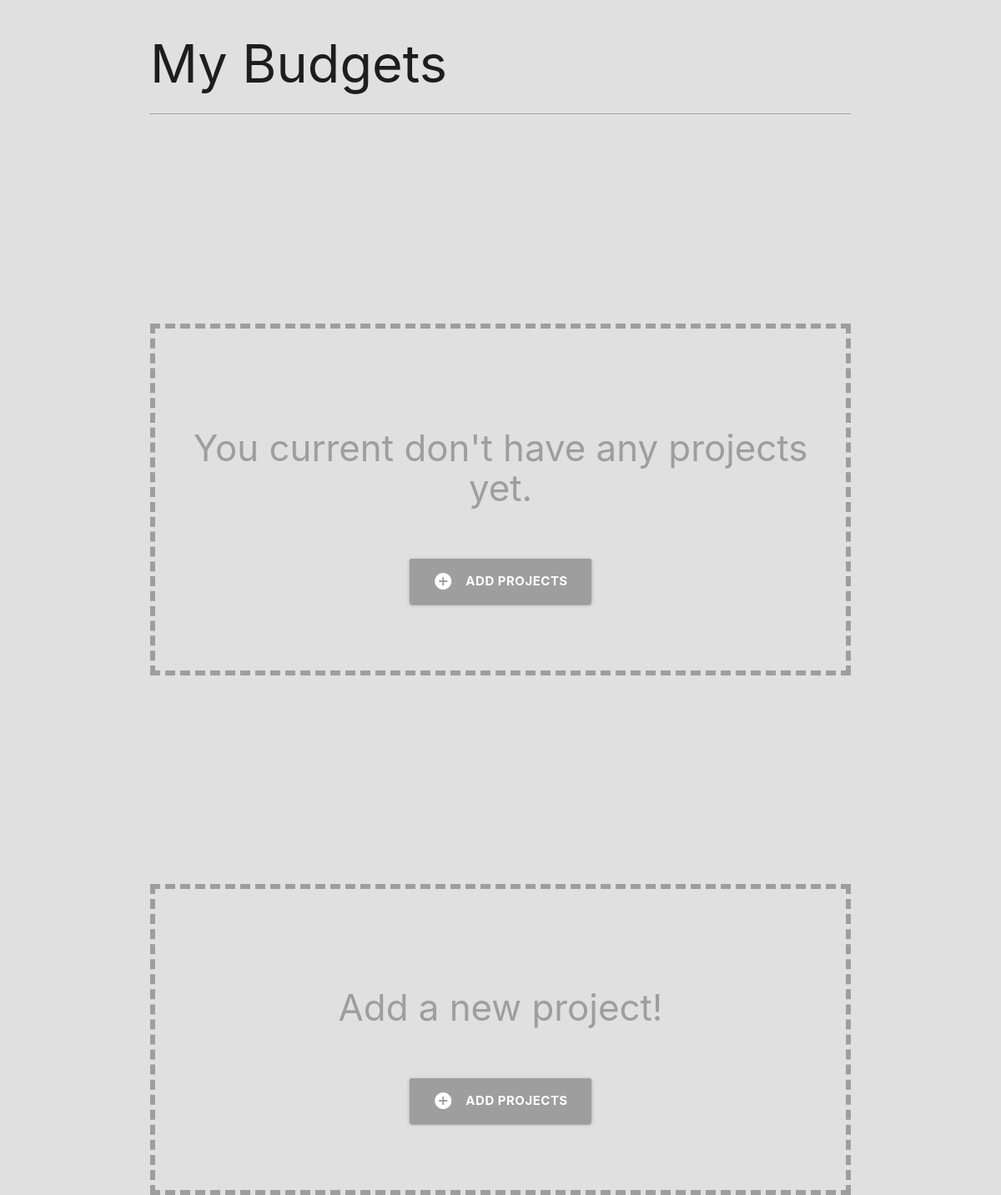
Before: / with the older database file.
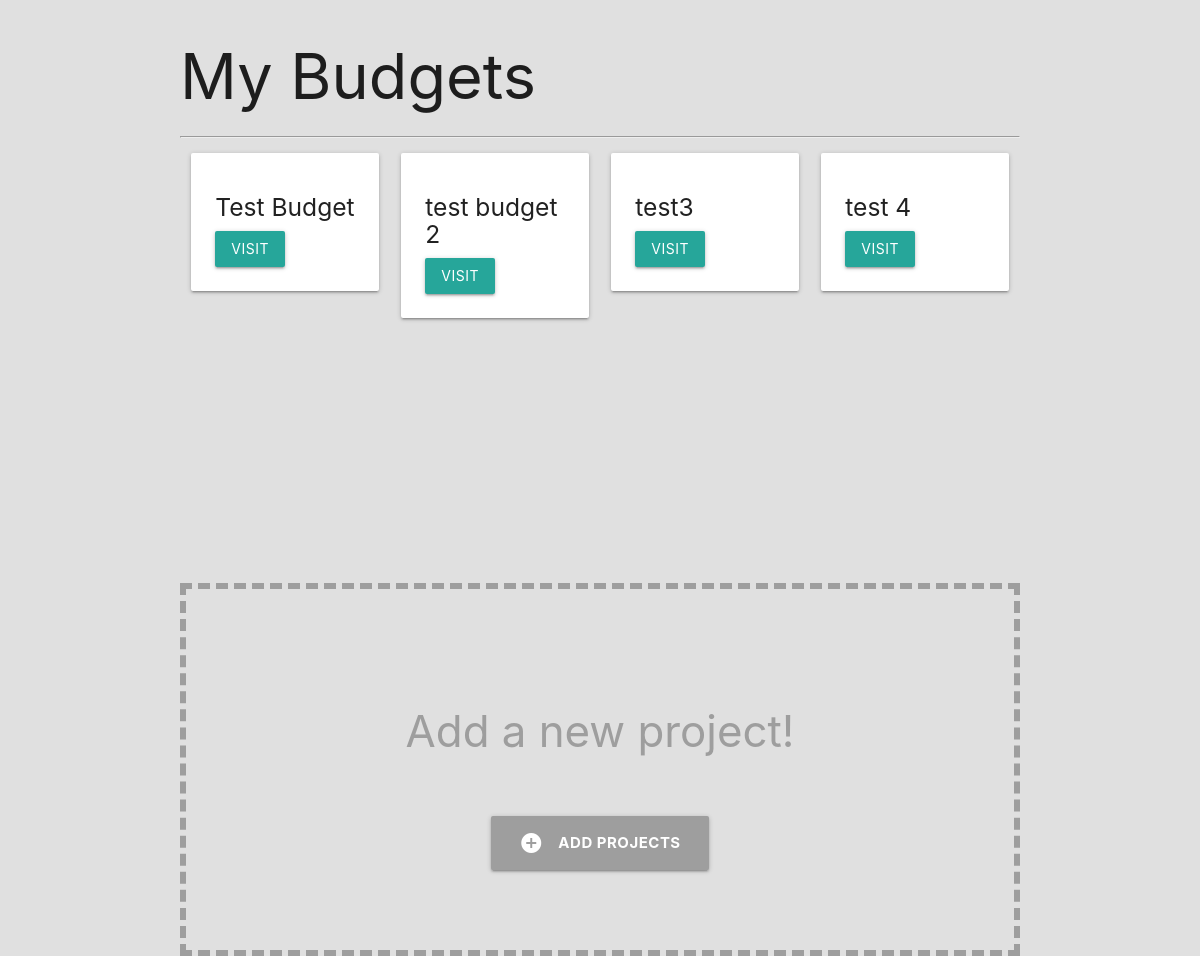
After: the same page with the newer database file.
### budget/models.py (models this page shows, shortened)
class Project(models.Model):
    name = models.CharField(max_length=100)
    slug = models.SlugField(max_length=100, unique=True, blank=True)
    budget = models.DecimalField(max_digits=8, decimal_places=2)

### budget/views.py (the view)
# urls.py: path('', views.project_list, name='list'),
def project_list(request):
    project_list = Project.objects.all()
    return render(request, 'budget/project-list.html', {'project_list': project_list})

### budget/templates/budget/project-list.html
{% extends 'budget/base.html' %}
{% block content %}
<div class="container">
  <h1>
    My Budgets
  </h1>
  <hr>
  <div class="row">
    {% for project in project_list %}
    <div class="col s12 l3">
      <div class="card-panel">
        <h5>{{project.name}}</h5>
        <a href="{% url 'detail' project.slug %}" class="btn">Visit</a>
      </div>
    </div>
    {% empty %}
    <div class="noproject-wrapper center">
      <h3 class='grey-text'>You current don't have any projects yet.</h3>
      <a href="{% url 'add' %}" class="btn-large grey">
        <i class="material-icons white-text left">add_circle</i>
        <span class="bold">Add Projects</span>
      </a>
    </div>
    {% endfor %}
  </div>
  <div class="noproject-wrapper center">
    <h3 class='grey-text'>Add a new project!</h3>
    <a href="{% url 'add' %}" class="btn-large grey">
      <i class="material-icons white-text left">add_circle</i>
      <span class="bold">Add Projects</span>
    </a>
  </div>
</div>
{% endblock %}

Changed rows visible on the page:
added Project: name "Test Budget"
added Project: name "test budget 2"
added Project: name "test3"
added Project: name "test 4"
Other visible differences:
text no longer shown: "You current don't have any projects yet. ADD PROJECTS"
